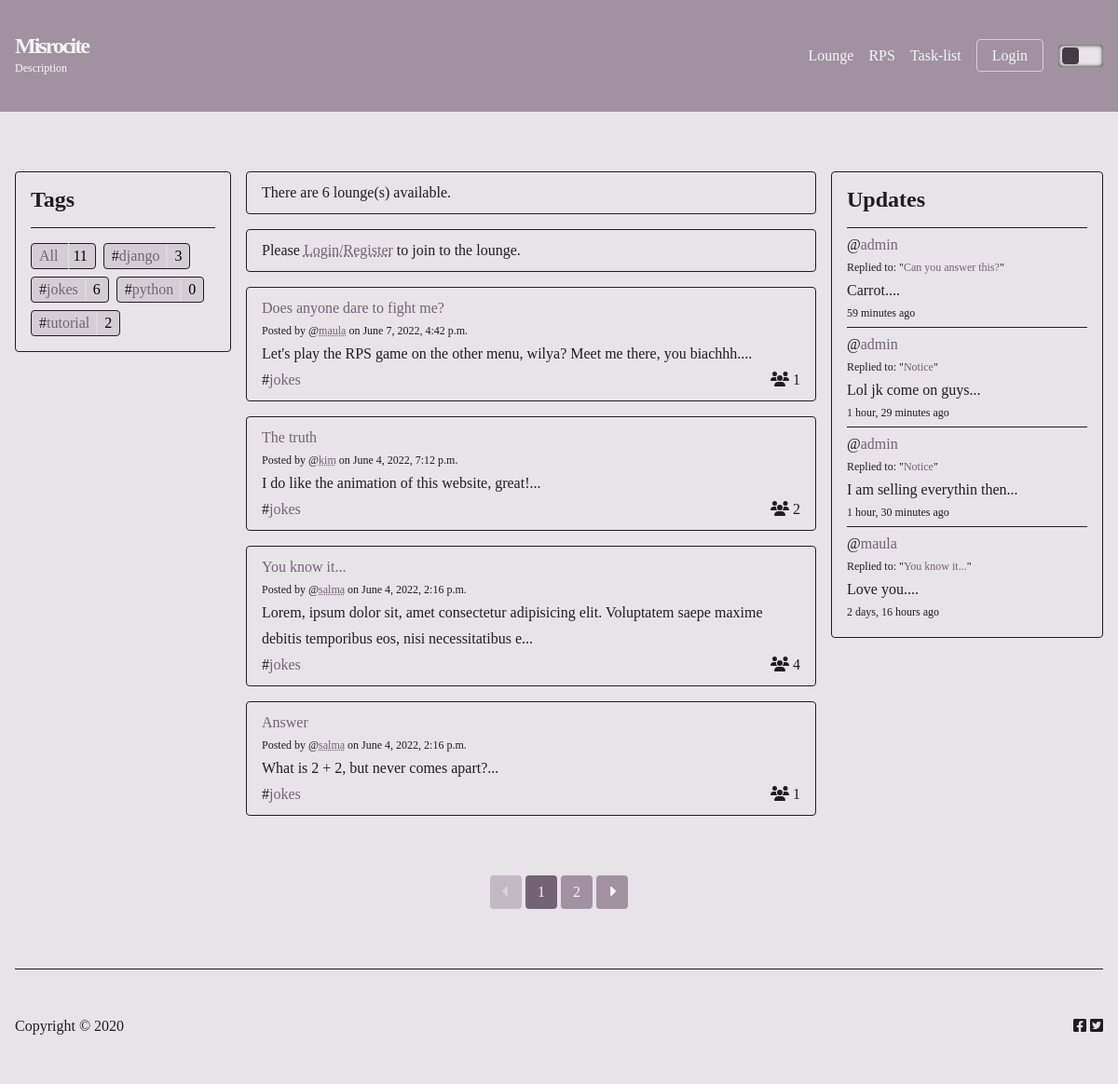
Page /lounge/?query=jokes on the committed database.
### base/models.py (models this page shows, shortened)
class Topic(models.Model):
	name = models.CharField(max_length=100)
	def __str__(self):
		return self.name

class Lounge(models.Model):
	host = models.ForeignKey(User, on_delete=models.SET_NULL, null=True)
	topic = models.ForeignKey(Topic, on_delete=models.SET_NULL, null=True)
	name = models.CharField(max_length=100)
	description = models.TextField(null=True, blank=True)
	participants = models.ManyToManyField(User, related_name='participants', blank=True)
	updated = models.DateTimeField(auto_now=True)
	created = models.DateTimeField(auto_now_add=True)
	class Meta(object):
		ordering = [
			'-updated',
			'-created',
		]
	def __str__(self):
		return self.name

class Message(models.Model):
	user = models.ForeignKey(User, on_delete=models.CASCADE)
	lounge = models.ForeignKey(Lounge, on_delete=models.CASCADE)
	body = models.TextField()
	updated = models.DateTimeField(auto_now=True)
	created = models.DateTimeField(auto_now_add=True)
	class Meta(object):
		ordering = [
			'-updated',
			'-created',
		]

### base/views.py (the view)
# urls.py: path('lounge/', lounge, name='lounge'),
def lounge(request):
	members = User.objects.all().order_by('username')[0:3]
	member_count = members.count()
	query = request.GET.get('query', '')
	tag = request.GET.get('tag', '')
	page_num = request.GET.get('page', 1)
	topics = Topic.objects.all().order_by('name')
	recent_updates = Message.objects.filter(Q(lounge__topic__name__icontains=tag) or Q(lounge__topic__name__icontains=query))
	if query != '':
		lounges = Lounge.objects.filter(Q(topic__name__icontains=query) | Q(name__icontains=query) | Q(description__icontains=query) | Q(host__username__icontains=query))
	elif query == '' and tag != '':
		lounges = Lounge.objects.filter(Q(topic__name__icontains=tag))
	elif query != '' and tag != '':
		messages.warning(request, 'Currently unavailable...')
		return HttpResponseRedirect('/lounge/')
	else:
		lounges = Lounge.objects.all()
	paginator = Paginator(lounges, 4)
	counter = Lounge.objects.all().count()
	try:
		pages = paginator.page(page_num)
	except PageNotAnInteger:
		pages = paginator.page(1)
	except EmptyPage:
		pages = paginator.page(paginator.num_pages)
	pages_range = pages.paginator.page_range
	param = {
		'all_lounges_count': counter,
		'lounges': lounges,
		'member_count': member_count,
		'members': members,
		'pages': pages,
		'pages_range': pages_range,
		'recent_updates': recent_updates,
		'tag': tag,
		'topics': topics,
		'query': query,
	}
	return render(request, 'base/lounge.html', param)

### templates/base/lounge.html (shortened to what this page needs)
{% extends 'base.html' %}
{% block content %}
<section class="lounge" id="lounge">
	<div class="container">
		<div class="row">
			{% include 'base/tags.html' %}
			<div class="mid">
				<div class="new-post-maybe">
					<p>There are {{ lounges.count }} lounge(s) available.</p>
				</div>
				<div class="new-post-maybe">
				{% if request.user.is_authenticated %}
				<p>Click here to write a <a href="{% url 'lounge_insert' %}" class="link">new</a> post.</p>
				{% else %}
				<p>Please <a href="{% url 'auth' %}" class="link underlined">Login/Register</a> to join to the lounge.</p>
				{% endif %}
				</div>
				{% for lounge in pages %}
					{% include 'base/content.html' %}
				{% endfor %}
			</div>
			{% include 'base/updates.html' %}
		</div>
	</div>
</section>
{% include 'pagination.html' %}
{% endblock content %}

### templates/base/tags.html
<div class="tags">
	<h2 class="text-title">Tags</h2>
	<ul class="list-group">
		<li class="list-group-item"><a href="{% url 'lounge' %}">All</a><span class="tag-count">{{ all_lounges_count }}</span></li>
		{% for topic in topics %}
		<li class="list-group-item">#<a href="{% url 'lounge' %}?tag={{ topic }}">{{ topic }}</a><span class="tag-count">{{ topic.lounge_set.all.count }}</span></li>
		{% endfor %}
	</ul>
</div>

### templates/base/content.html (shortened to what this page needs)
<div class="card">
	<div class="card-header">
		<div class="among-spaces">
		<p class="content-title"><a href="{% url 'lounge_details' lounge.id %}">{{ lounge.name }}</a></p>
		</div>
		<p class="content-author">Posted by @<a href="{% url 'profile' lounge.host.id %}" class="underlined">{{ lounge.host.username }}</a> on {{lounge.created}}</p>
		<p class="content-details">{{ lounge.description|slice:"0:128" }}...</p>
	</div>
	<div class="card-footer">
		<p class="content-tags">#<a href="{% url 'lounge' %}?query={{ lounge.topic.name }}">{{ lounge.topic.name }}</a></p>
		<p><span class="fas fa-users"></span>&nbsp;{{ lounge.participants.all.count }}</p>
	</div>
</div>

### templates/base/updates.html (shortened to what this page needs)
<div class="updates">
	<h2 class="text-title">Updates</h2>
	{% if recent_updates %}
	{% for update in recent_updates|slice:"0:4" %}
	<div class="box-updates item">
		<div class="among-spaces">
		<p>@<a href="{% url 'profile' update.user.id %}">{{ update.user }}</a></p>
		</div>
		<p class="smol-text">Replied to: "<a href="{% url 'lounge_details' update.lounge.id %}" class="link">{{ update.lounge }}</a>"</p>
		<p>{{ update.body|slice:"0:42" }}...</p>
		<p class="right smol-text">{{ update.created|timesince }} ago</p>
	</div>
	{% endfor %}
	{% else %}
	<div class="box_updates">
		<p>No updates yet available.</p>
	</div>
	{% endif %}
</div>

### assets/css/style.css (style rules this page uses)
:root { --link-color: hsla(298deg, 8%, 42%, 1); --text-color: hsla(298deg, 8%, 12%, 1); --mute-color: hsla(298deg, 8%, 98%, 1); --background-color: hsla(298deg, 8%, 90%, 1); --primary-light-color: hsla(298deg, 8%, 60%, 1); --primary-normal-color: hsla(298deg, 8%, 42%, 1); --primary-dark-color: hsla(298deg, 8%, 25%, 1); --border-color: hsla(298deg, 8%, 83%, 1); --border-nox-color: hsla(298deg, 8%, 12%, 1); --tag-color: hsla(298deg, 8%, 82%, 1); --black: hsla(0deg, 0%, 0%, 1); --white: hsla(0deg, 0%, 96%, 1); --red: hsla(0deg, 20%, 42%, 1); --green: hsla(120deg, 20%, 42%, 1); --blue: hsla(210deg, 20%, 42%, 1); --yellow: hsla(72deg, 20%, 42%, 1); --header-size: 1.5rem; --normal-size: .em; --smol-size: .75em; }
*, *::before, *::after { margin: 0; padding: 0; box-sizing: border-box; }
p { font-size: var(--normal-size); line-height: 1.75; }
body { font-family: 'Ubuntu'; background-color: var(--background-color); color: var(--text-color); }
.row { display: flex; grid-gap: 1rem; }
.smol-text { font-size: var(--smol-size); color: var(--border-nox-color); }
a.link { color: var(--link-color); animation: blink 4200ms infinite; transition: all 300ms ease-in-out; text-decoration: none; }
section { margin: auto; max-width: 1280px; width: 100%; padding: 4rem 1rem; }
.lounge .mid { display: flex; grid-gap: 1rem; flex-direction: column; }
.lounge .card { padding: .5rem 1rem; border: 1px solid var(--border-nox-color); border-radius: .25rem; }
.lounge a { color: var(--link-color); text-decoration: none; transition: all 300ms ease-in-out; }
.lounge .container .row { flex-wrap: wrap; grid-gap: 1rem; align-items: flex-start; justify-content: space-between; }
.mid { flex: 1 0 560px; }
.among-spaces { display: flex; justify-content: space-between; align-items: center; position: relative; }
.new-post-maybe { padding: .5rem 1rem; border: 1px solid var(--border-nox-color); border-radius: .25rem; }
.card-footer { display: flex; align-items: center; justify-content: space-between; }
.tags, .updates { background-color: transparent; border: 1px solid var(--border-nox-color); padding: 1rem; border-radius: .25rem; }
.tags { flex: 1 0 180px; display: flex; flex-direction: column; grid-gap: 1rem; }
.tags ul { display: flex; grid-gap: .5rem; flex-wrap: wrap; justify-content: flex-start; align-items: center; }
.tags ul li { list-style-type: none; padding: .25rem .5rem; border-radius: .25rem; border: 1px solid var(--border-nox-color); background-color: var(--tag-color); }
.tags .tag-count { position: relative; padding-left: 1rem; color: var(--black); }
.tags .tag-count::before { content: ''; width: 100%; height: 1px; background-color: var(--background-color); position: absolute; transform: rotate(90deg); left: -4px; top: 8.75px; }
.updates { flex: 1 1 240px; display: flex; flex-direction: column; grid-gap: .25rem; }
.box-updates.item + .item { border-top: 1px solid var(--border-nox-color); padding-top: .25rem; }
.text-title { position: relative; border-bottom: 1px solid var(--border-nox-color); padding-bottom: 1rem; }
.content-author { font-size: var(--smol-size); }
.underlined { text-decoration: underline!important; text-decoration-style: dotted!important; }

### rows in the picture
Topic: name "django", lounge_set.all.count "3"
Topic: name "jokes", lounge_set.all.count "6"
Topic: name "python", lounge_set.all.count "0"
Topic: name "tutorial", lounge_set.all.count "2"
Lounge: name "Does anyone dare to fight me?", host.username "maula", created "June 7, 2022, 4:42 p.m.", description "Let's play the RPS game on the other menu, wilya? Meet me there, you biachhh.", topic.name "jokes", participants.all.count "1"
Lounge: name "The truth", host.username "kim", created "June 4, 2022, 7:12 p.m.", description "I do like the animation of this website, great!", topic.name "jokes", participants.all.count "2"
Lounge: name "You know it...", host.username "salma", created "June 4, 2022, 2:16 p.m.", description "Lorem, ipsum dolor sit, amet consectetur adipisicing elit. Voluptatem saepe maxime debitis temporibus eos, nisi necessitatibus e", topic.name "jokes", participants.all.count "4"
Lounge: name "Answer", host.username "salma", created "June 4, 2022, 2:16 p.m.", description "What is 2 + 2, but never comes apart?", topic.name "jokes", participants.all.count "1"
Message: user "admin", lounge "Can you answer this?", body "Carrot.", created "59 minutes"
Message: user "admin", lounge "Notice", body "Lol jk come on guys", created "1 hour, 29 minutes"
Message: user "admin", lounge "Notice", body "I am selling everythin then", created "1 hour, 30 minutes"
Message: user "maula", lounge "You know it...", body "Love you.", created "2 days, 16 hours"

### other values in the picture
{{ all_lounges_count }} "11"
{{ lounges.count }} "6"
{{ this_page }} "1"
{{ this_page }} "2"
